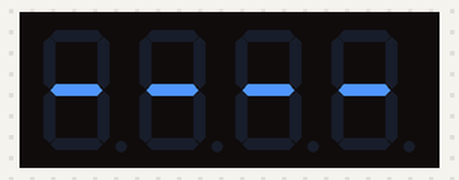
This sketch was run on a simulated ESP32. Parts: 4-digit seven-segment display. Wiring (inferred from the names in the program): 4-digit 7-segment display, segments lit when HIGH: segments GPIO 23, GPIO 22, GPIO 21, GPIO 19, GPIO 18, GPIO 5, GPIO 17, GPIO 16; digit selects GPIO 12, GPIO 14, GPIO 27, GPIO 26. The segment pins are drawn as the display they are named for.

Above: at 0.21 s.
At 1.89 s:
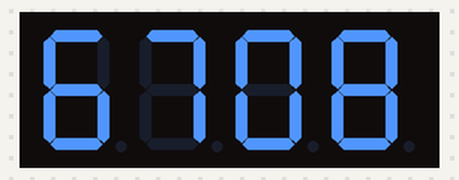
At 3.88 s:
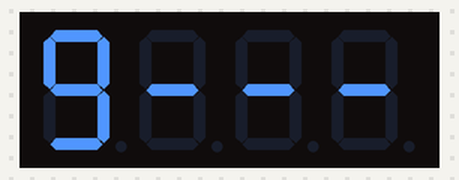
At 7.21 s:
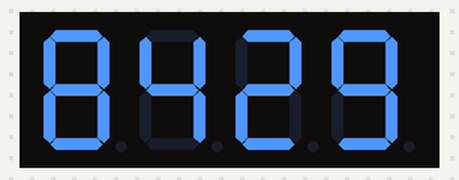
At 9.87 s:
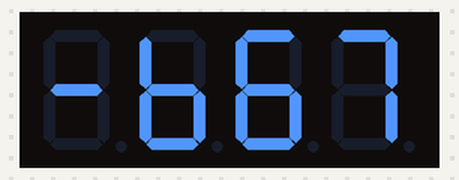
At 13.87 s:
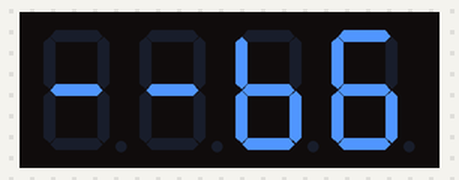

Measured:
- by itself, everything shown: repeats every 13.0 s, in 36 steps

The sketch:

DHT22.ino
```cpp
int SegmentPort[] = { 16, 17, 5, 18, 19, 21, 22, 23 };  // tgfe dcba
int SegmentPosition[] = { 12, 14, 27, 26 };             // Dig1 Dig2 Dig3 Dig4

int SegmentTable[] = {
  0x3F,  // 0
  0x06,  // 1
  0x5B,  // 2
  0x4F,  // 3
  0x66,  // 4
  0x6D,  // 5
  0x7D,  // 6
  0x07,  // 7
  0x7F,  // 8
  0x6F   // 9
};

#define scanTimeMSec 1
#define segCommon 0  // 0 = Common Cathode
#define SEG_DASH 0x40
#define SEG_BLANK 0x00
#define SEG_b 0x7C  // b (c d e f g)

char text[] = "b6708429";
int textLen = 8;
int scrollPos = -4;  // เริ่มจาก ----

/* ========================== */

int getSegCode(char c) {
  if (c >= '0' && c <= '9')
    return SegmentTable[c - '0'];
  if (c == 'b')
    return SEG_b;
  if (c == '-')
    return SEG_DASH;
  if (c == ' ')
    return SEG_BLANK;
  return SEG_BLANK;
}


/* ========================== */

void Display_4Digit_Buffer(char buf[4]) {
  for (int j = 0; j < 4; j++) {
    int seg = getSegCode(buf[j]);
    seg = segCommon == 0 ? seg : ~seg;

    for (int i = 0; i < 8; i++) {
      digitalWrite(SegmentPort[7 - i], seg & 1);
      seg >>= 1;
    }
	//อยากสลับ ใส่ 3 - j
    digitalWrite(SegmentPosition[j], segCommon);  // << แก้ตรงนี้
    delay(scanTimeMSec);
    digitalWrite(SegmentPosition[j], 1 - segCommon);
  }
}


/* ========================== */

void setup() {
  for (int i = 0; i < 8; i++)
    pinMode(SegmentPort[i], OUTPUT);

  for (int i = 0; i < 4; i++) {
    pinMode(SegmentPosition[i], OUTPUT);
    digitalWrite(SegmentPosition[i], 1 - segCommon);
  }
}

/* ========================== */

void loop() {
  char buf[4];

  // สร้าง buffer 4 หลัก
  for (int i = 0; i < 4; i++) {
    int idx = scrollPos + i;
    if (idx < 0 || idx >= textLen)
      buf[i] = '-';
    else
      buf[i] = text[idx];
  }

  // แสดงผลหลายรอบเพื่อให้ตาเห็น
  for (int n = 0; n < 80; n++)
    Display_4Digit_Buffer(buf);

  // เลื่อนซ้ายทีละ 1 ตัว
  scrollPos++;
  if (scrollPos > textLen)
    scrollPos = -4;
}
```
